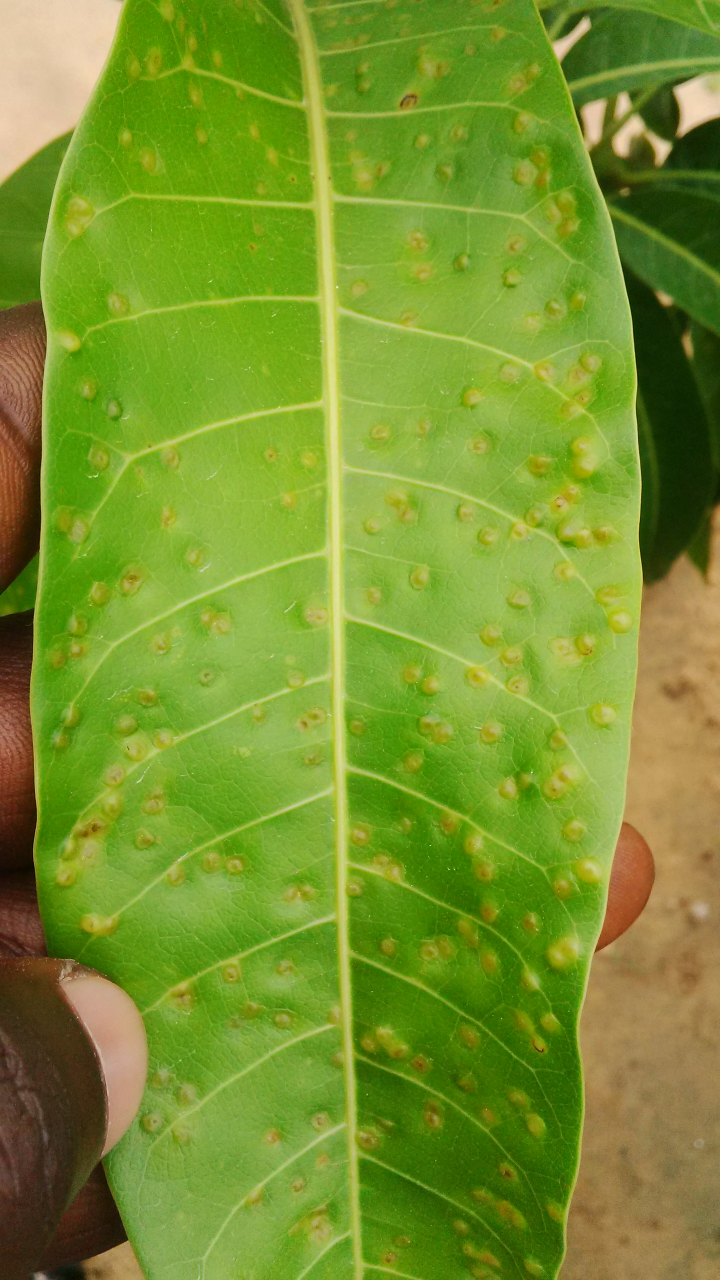
#> input picture test3.jpg, 1440 x 2560 px (shown at 1/2 size)
$ python thresholdinghsv.py --image test3.jpg   (older library calls are emulated)
#> lines starting #> are read from the running program, lines starting #| are printed output that depends on the picture; after the words box and inside, x2 and y2 are one past the last pixel; in counts of white or black regions, pixels touching at a corner belong together
# import the necessary packages
from skimage.feature import peak_local_max
from skimage.morphology import watershed
from scipy import ndimage
import argparse
import imutils
import cv2
import numpy as np

# construct the argument parse and parse the arguments
ap = argparse.ArgumentParser()
ap.add_argument("-i", "--image", required=True,
	help="path to input image")
args = vars(ap.parse_args())

# load the image and perform pyramid mean shift filtering
# to aid the thresholding step
image = cv2.imread(args["image"])
#> image is the input picture: shape (2560, 1440, 3); mean B, G, R 44.5, 147.4, 119.5

cv2.imshow("Input", image)

hsv_img = cv2.cvtColor(image, cv2.COLOR_BGR2HSV)
#> hsv_img: shape (2560, 1440, 3); mean H, S, V 36.3, 186.8, 153

cv2.imshow("HSV",hsv_img)

green_low = np.array([45 , 100, 50] )
green_high = np.array([75, 255, 255])
curr_mask = cv2.inRange(hsv_img, green_low, green_high)
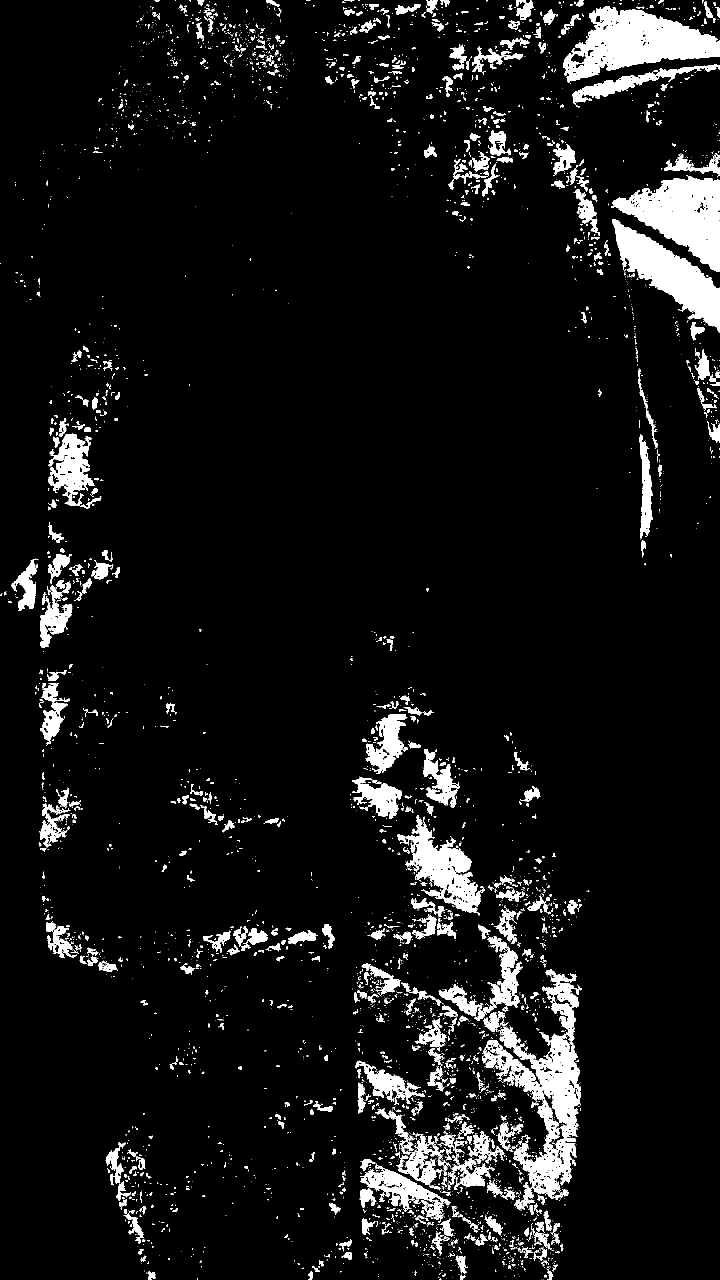
#> curr_mask: shape (2560, 1440) (shown at 1/2 size); 7.5% white; 4231 white regions (3453 under 20 px), largest, box (x1, y1, x2, y2) and area: (964, 1938, 1163, 2420) 30174, (1126, 12, 1440, 165) 24715, (1222, 353, 1440, 544) 21521
hsv_img[curr_mask > 0] = ([75,255,200])
#> hsv_img: shape (2560, 1440, 3); mean H, S, V 38.5, 188.8, 159.3

cv2.imshow("HSV Green",hsv_img)

RGB_again = cv2.cvtColor(hsv_img, cv2.COLOR_HSV2RGB)
gray = cv2.cvtColor(RGB_again, cv2.COLOR_RGB2GRAY)
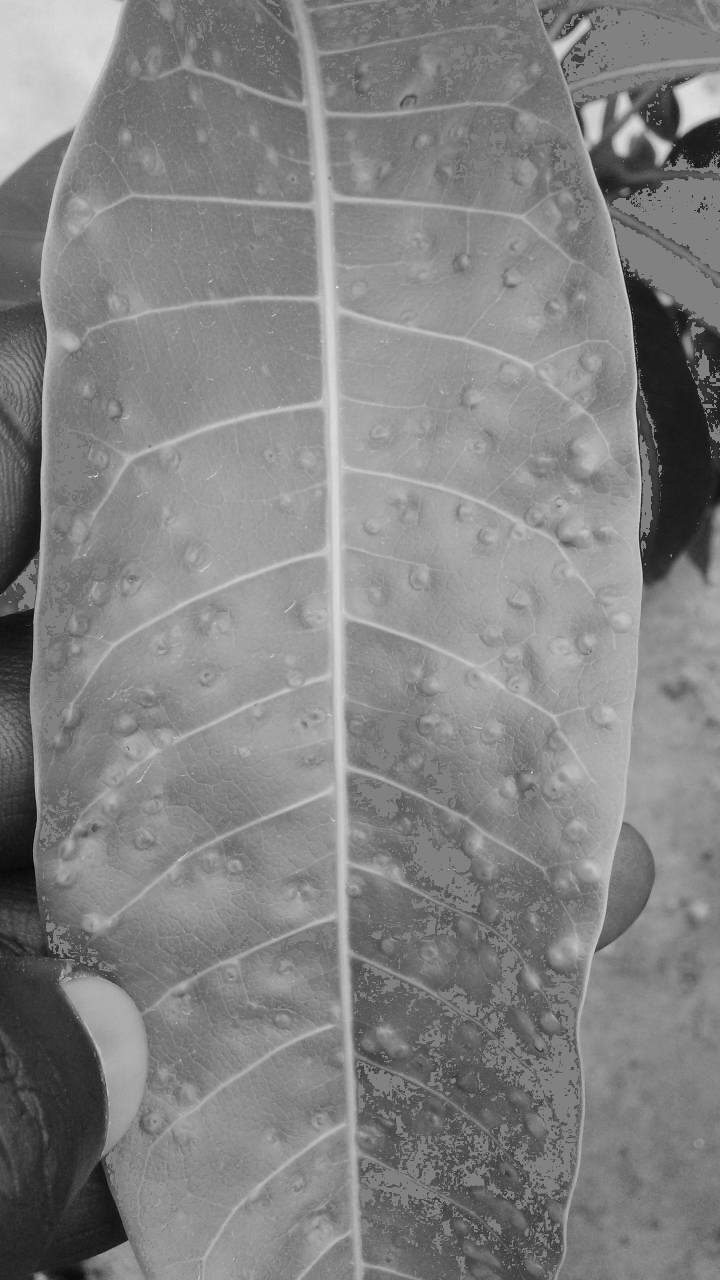
#> gray: shape (2560, 1440) (shown at 1/2 size); min 2, max 247, mean 130.3

thresh = cv2.threshold(gray, 255, 255,cv2.THRESH_BINARY |cv2.THRESH_OTSU)[1]
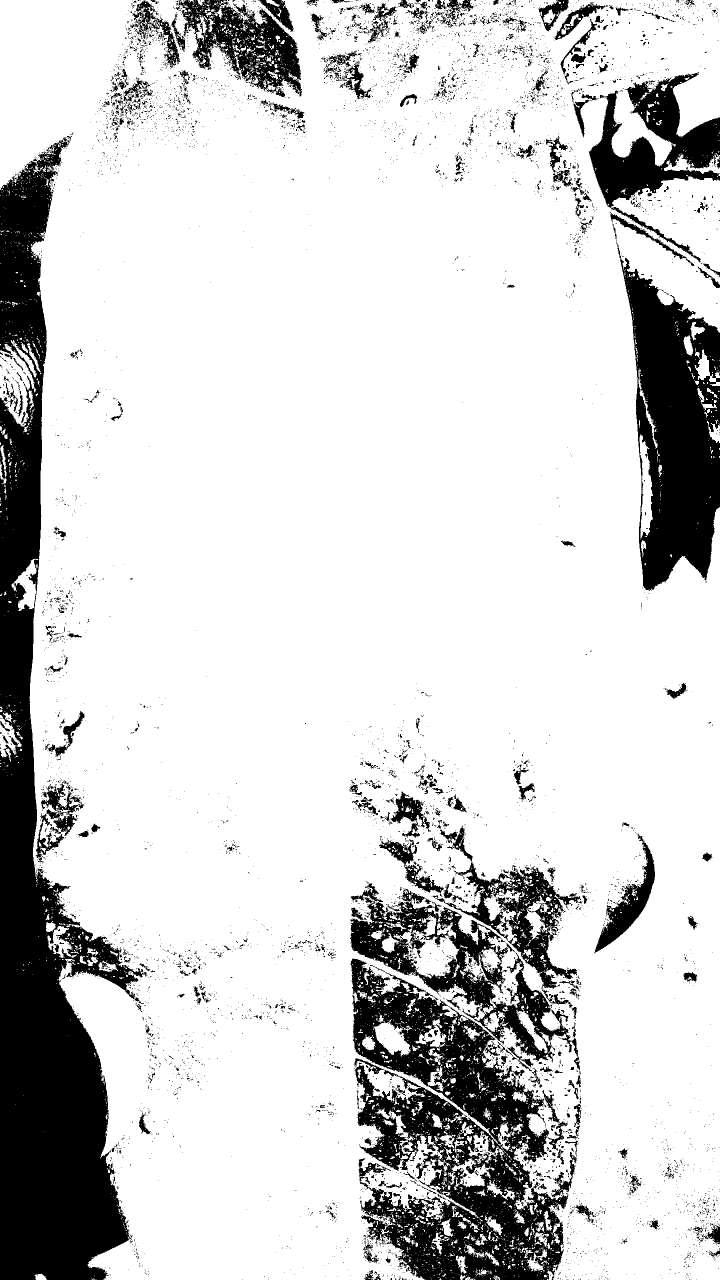
#> thresh: shape (2560, 1440) (shown at 1/2 size); 82.1% white; 7308 black regions (6854 under 20 px)
cv2.imshow("Thresh", thresh)

cnts = cv2.findContours(thresh.copy(), cv2.RETR_EXTERNAL,cv2.CHAIN_APPROX_SIMPLE)
#> cnts = 3442 contours, 3236 with area under 20; largest, box (x1, y1, x2, y2) and area: (0, 0, 1440, 2560) 3089364, (0, 688, 72, 854) 6654, (895, 2263, 1008, 2375) 3518, (1279, 868, 1306, 1077) 2952, (747, 2029, 822, 2113) 2828
cnts = imutils.grab_contours(cnts)


##########################################################


idx = 0
for c in cnts:
	x,y,w,h = cv2.boundingRect(c)
	if w>50 and h>50:
		idx+=1
		new_img=image[y:y+h,x:x+w]
		cv2.imwrite(str(idx) + '.png', new_img)
#> this loop made 3442 passes
#> (x, y, w, h) on passes 1, 2, 3, 4, 7, 8, 9, 11, 12, 13, 15, 16: (1087, 2559, 1, 1), (1083, 2559, 1, 1), (900, 2559, 1, 1), (190, 2559, 1, 1), (193, 2558, 1, 1), (948, 2557, 3, 3), (879, 2557, 4, 3), (755, 2557, 3, 3), (733, 2557, 1, 1), (183, 2557, 6, 3), (947, 2556, 1, 1), (945, 2556, 1, 1)
#> (c, x, y, w, h) on passes 5, 6, 10, 14, 21, 27: ([[1094, 2558], [1094, 2559], [1096, 2559], [1096, 2558]], 1094, 2558, 3, 2), ([[206, 2558], [206, 2559]], 206, 2558, 1, 2), ([[863, 2557], [863, 2558]], 863, 2557, 1, 2), ([[980, 2556], [980, 2558], [981, 2558], [981, 2556]], 980, 2556, 2, 3), ([[907, 2555], [908, 2555]], 907, 2555, 2, 1), ([[877, 2554], [877, 2555], [878, 2554]], 877, 2554, 2, 2)
#> after the loop, idx = 10


##############################################################


print("[INFO] {} unique contours found".format(len(cnts)))
#| [INFO] 3442 unique contours found

for (i, c) in enumerate(cnts):
	# draw the contour
	((x, y), _) = cv2.minEnclosingCircle(c)
	cv2.putText(image, "#{}".format(i + 1), (int(x) - 10, int(y)),
		cv2.FONT_HERSHEY_SIMPLEX, 0.6, (0, 0, 255), 2)
	cv2.drawContours(image, [c], -1, (0, 255, 0), 2)
#> this loop made 3442 passes
#> (x, y) on passes 1 to 3: (1087, 2559), (1083, 2559), (900, 2559)
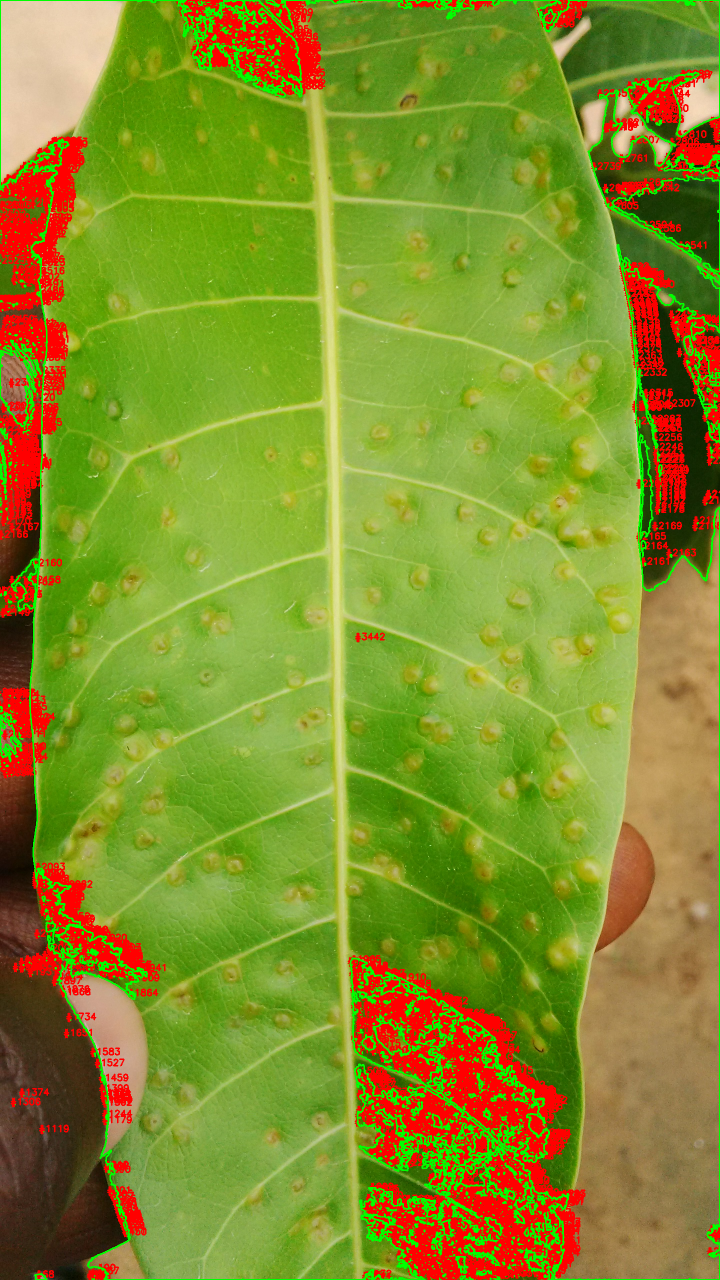
#> image: shape (2560, 1440, 3) (shown at 1/2 size); 12.93% of pixels changed, all inside (x1, y1, x2, y2) = (0, 0, 1440, 2560)

cv2.imshow("Image", image)


cv2.waitKey(0)
cv2.destroyAllWindows()
